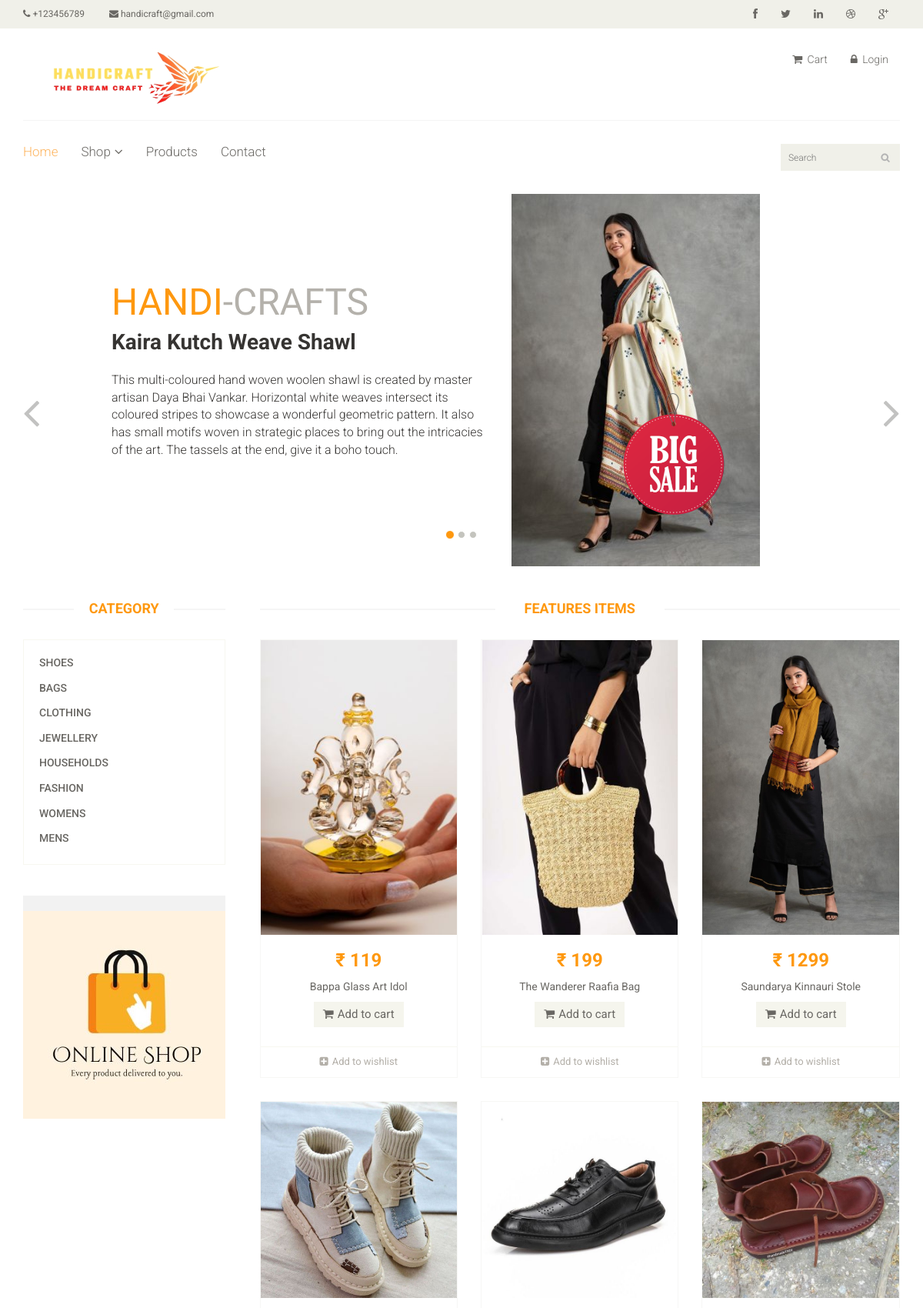
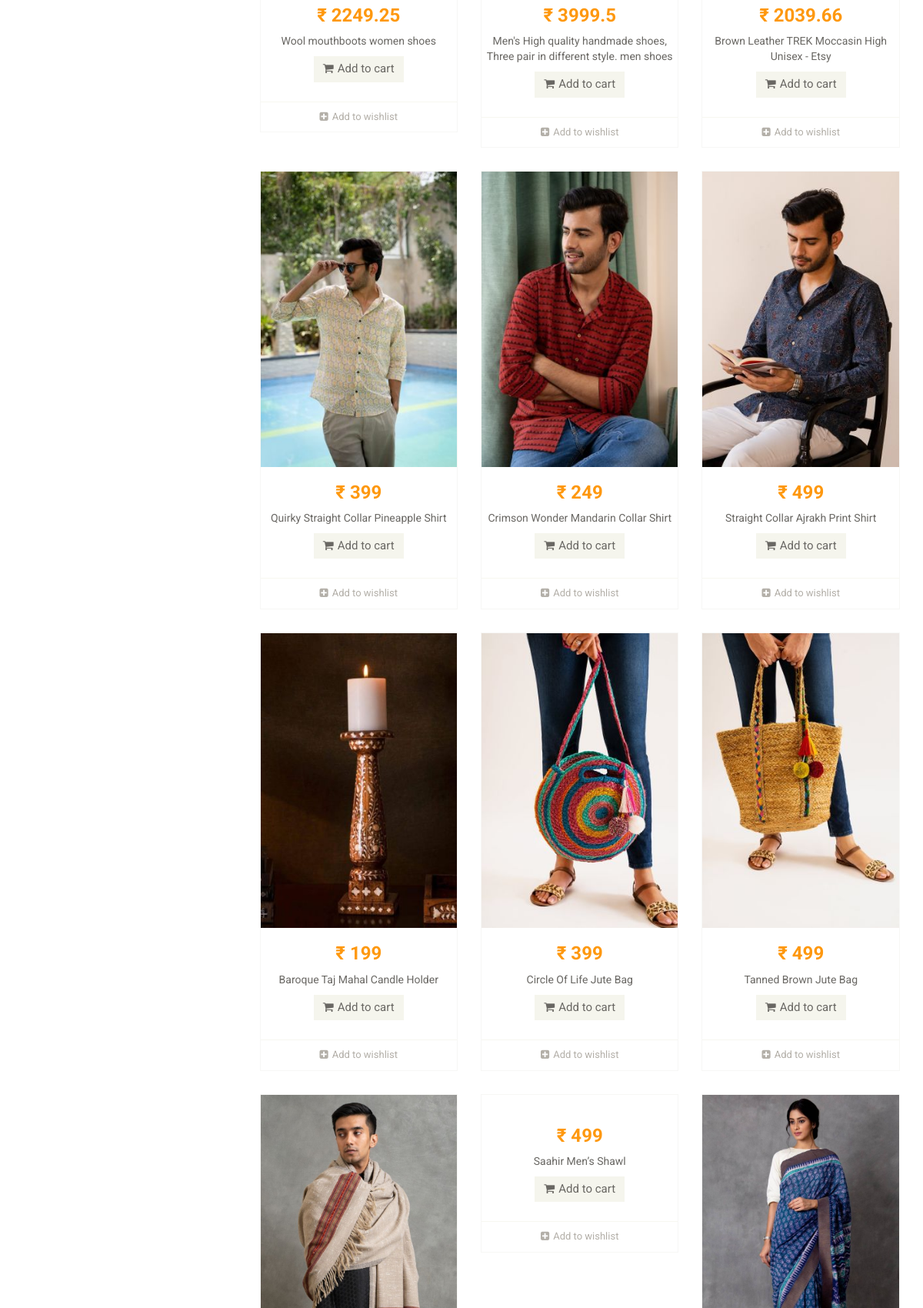
The page / (upper part) on the database its author committed (2 pictures, top to bottom).
### tables this page shows
CREATE TABLE `tblcategory` (
  `CATEGID` int(11) NOT NULL,
  `CATEGORIES` varchar(255) NOT NULL,
  `USERID` int(11) NOT NULL
);

CREATE TABLE `tblpromopro` (
  `PROMOID` int(11) NOT NULL,
  `PROID` int(11) NOT NULL,
  `PRODISCOUNT` double NOT NULL,
  `PRODISPRICE` double NOT NULL,
  `PROBANNER` tinyint(4) NOT NULL,
  `PRONEW` tinyint(4) NOT NULL
);

CREATE TABLE `tblproduct` (
  `PROID` int(11) NOT NULL,
  `PRODESC` varchar(255) DEFAULT NULL,
  `INGREDIENTS` varchar(255) NOT NULL,
  `PROQTY` int(11) DEFAULT NULL,
  `ORIGINALPRICE` double NOT NULL,
  `PROPRICE` double DEFAULT NULL,
  `CATEGID` int(11) DEFAULT NULL,
  `IMAGES` varchar(255) DEFAULT NULL,
  `PROSTATS` varchar(30) DEFAULT NULL,
  `OWNERNAME` varchar(90) NOT NULL,
  `OWNERPHONE` varchar(90) NOT NULL
);

### index.php (called while the page is built, shortened)
<?php
require_once("theme/templates.php");
?>

### include/database.php (called while the page is built, shortened)
<?php
class Database {
	var $sql_string = '';
	private $conn;
	public function open_connection() {
		$this->conn = mysqli_connect(server,user,pass);
		if(!$this->conn){
			echo "Problem in database connection! Contact administrator!";
			exit();
		}else{
			$db_select = mysqli_select_db($this->conn,database_name);
		}
	}
	function setQuery($sql='') {
		$this->sql_string=$sql;
	}
	function executeQuery() {
		$result = mysqli_query($this->conn,$this->sql_string);
		return $result;
	}
	private function confirm_query($result) {
		return $result;
	}
	function loadResultList( $key='' ) {
		$cur = $this->executeQuery();
		$array = array();
		while ($row = mysqli_fetch_object($cur)) {
			if ($key) {
				$array[$row->$key] = $row;
			} else {
				$array[] = $row;
			}
		}
		return $array;
	}
}
$mydb = new Database();
?>

### home.php (the view, shortened to what this page needs)
<section id="slider">
    <div class="container">
      <div class="row">
        <div class="col-sm-12">
          <div id="slider-carousel" class="carousel slide" data-ride="carousel">
            <ol class="carousel-indicators">
              <li data-target="#slider-carousel" data-slide-to="0" class="active"></li>
              <li data-target="#slider-carousel" data-slide-to="1"></li>
              <li data-target="#slider-carousel" data-slide-to="2"></li>
            </ol>
            <div class="carousel-inner">
              <div class="item active">
                <div class="col-sm-6">
                  <h1><span>HANDI</span>-CRAFTS</h1>
                  <h2>Kaira Kutch Weave Shawl</h2>
                  <p>This multi-coloured hand woven woolen shawl is created by master artisan Daya Bhai Vankar. Horizontal white weaves intersect its coloured stripes to showcase a wonderful geometric pattern. It also has small motifs woven in strategic places to bring out the intricacies of the art. The tassels at the end, give it a boho touch.</p>
                </div>
                <div class="col-sm-6">
                  <img src="images/home/girl01.jpg" class="girl img-responsive" alt="" />
                  <img src="images/home/bigsale.png"  class="pricing" alt="" />
                </div>
              </div>
            </div>
            <a href="#slider-carousel" class="left control-carousel hidden-xs" data-slide="prev">
              <i class="fa fa-angle-left"></i>
            </a>
            <a href="#slider-carousel" class="right control-carousel hidden-xs" data-slide="next">
              <i class="fa fa-angle-right"></i>
            </a>
          </div>
        </div>
      </div>
    </div>
  </section>
  <section>
    <div class="container">
      <div class="row">
        <div class="col-sm-3">
            <?php include 'sidebar.php'; ?>
        </div>
        <div class="col-sm-9 padding-right">
          <div class="features_items">
            <h2 class="title text-center">Features Items</h2>
            <?php
            $query = "SELECT * FROM `tblpromopro` pr , `tblproduct` p , `tblcategory` c
            WHERE pr.`PROID`=p.`PROID` AND  p.`CATEGID` = c.`CATEGID`  AND PROQTY>0 ";
            $mydb->setQuery($query);
            $cur = $mydb->loadResultList();
            foreach ($cur as $result) {
              ?>
               <form   method="POST" action="cart/controller.php?action=add">
            <div class="col-sm-4">
              <div class="product-image-wrapper">
                <div class="single-products">
                    <div class="productinfo text-center">
                      <img src="<?php  echo web_root.'admin/products/'. $result->IMAGES; ?>" alt="" />
                      <h2>&#8377 <?php  echo $result->PRODISPRICE; ?></h2>
                      <p><?php  echo    $result->PRODESC; ?></p>
                      <button type="submit" name="btnorder" class="btn btn-default add-to-cart"><i class="fa fa-shopping-cart"></i>Add to cart</button>
                    </div>
                    <div class="product-overlay">
                      <div class="overlay-content">
                      </div>
                    </div>
                </div>
                <div class="choose">
                  <ul class="nav nav-pills nav-justified">
                    <li>
                              <?php
                            if (isset($_SESSION['CUSID'])){
                              echo ' <a href="'.web_root. 'customer/controller.php?action=addwish&proid='.$result->PROID.'" title="Add to wishlist"><i class="fa fa-plus-square"></i>Add to wishlist</a></a>
                            ';
                             }else{
                               echo   '<a href="#" title="Add to wishlist" class="proid"  data-target="#smyModal" data-toggle="modal" data-id="'.  $result->PROID.'"><i class="fa fa-plus-square"></i>Add to wishlist</a></a>
                            ';
                            }
                            ?>
                    </li>
                  </ul>
                </div>
              </div>
            </div>
          </form>
       <?php  } ?>
          </div>
        </div>
      </div>
    </div>
  </section>

### sidebar.php
<div class="left-sidebar">
          <h2>Category</h2>
          <div class="panel-group category-products" id="accordian">
               <?php
                    $mydb->setQuery("SELECT * FROM `tblcategory`");
                    $cur = $mydb->loadResultList();
                   foreach ($cur as $result) {
                    echo ' <div class="categ panel panel-default">
                          <div class="panel-heading">
                            <h4 class="panel-title"><a href="index.php?q=product&category='.$result->CATEGORIES.'" >'.$result->CATEGORIES.'</a></h4>
                          </div>
                        </div>';
                    }
                ?>
          </div>
          <div class="shipping text-center">
            <img src="images/home/shop.jpg" alt="" />
          </div>
        </div>

### css/main.css (style rules this page uses)
body { font-family: 'Roboto', sans-serif; position: relative; font-weight: 400px; }
ul li { list-style: none; }
a { -webkit-transition: 300ms; transition: 300ms; }
h1, h2, h3, h4, h5, h6 { font-family: 'Roboto', sans-serif; }
#slider { padding-bottom: 45px; }
.carousel-indicators li { background: #C4C4BE; }
.carousel-indicators li.active { background: #FE980F; }
.item { padding-left: 100px; }
.pricing { position: absolute; right: 40%; top: 52%; }
.girl { margin-left: 0; }
.item h1 { color: #B4B1AB; font-family: abel; font-size: 48px; margin-top: 115px; }
.item h1 span { color: #FE980F; }
.item h2 { color: #363432; font-family: 'Roboto', sans-serif; font-size: 28px; font-weight: 700; margin-bottom: 22px; margin-top: 10px; }
.item p { color: #363432; font-size: 16px; font-weight: 300; font-family: 'Roboto', sans-serif; }
.control-carousel { position: absolute; top: 50%; font-size: 60px; color: #C2C2C1; }
.right { right: 0; }
.category-products { border: 1px solid #F7F7F0; margin-bottom: 35px; padding-bottom: 20px; padding-top: 15px; }
.left-sidebar h2, .brands_products h2 { color: #FE980F; font-family: 'Roboto', sans-serif; font-size: 18px; font-weight: 700; margin: 0 auto 30px; text-align: center; text-transform: uppercase; position: relative; z-index: 3; }
.left-sidebar h2:after, h2.title:after { content: " "; position: absolute; border: 1px solid #f5f5f5; bottom: 8px; left: 0; width: 100%; height: 0; z-index: -2; }
.left-sidebar h2:before { content: " "; position: absolute; background: #fff; bottom: -6px; width: 130px; height: 30px; z-index: -1; left: 50%; margin-left: -65px; }
h2.title:before { content: " "; position: absolute; background: #fff; bottom: -6px; width: 220px; height: 30px; z-index: -1; left: 50%; margin-left: -110px; }
.category-products .panel { background-color: #FFFFFF; border: 0px; border-radius: 0px; -webkit-box-shadow: none; box-shadow: none; margin-bottom: 0px; }
.category-products .panel-default .panel-heading { background-color: #FFFFFF; border: 0 none; color: #FFFFFF; padding: 5px 20px; }
.category-products .panel-default .panel-heading .panel-title a { color: #696763; font-family: 'Roboto', sans-serif; font-size: 14px; text-decoration: none; text-transform: uppercase; }
.shipping { background-color: #F2F2F2; margin-top: 40px; overflow: hidden; padding-top: 20px; position: relative; }
.padding-right { padding-right: 0; }
.features_items { overflow: hidden; }
h2.title { color: #FE980F; font-family: 'Roboto', sans-serif; font-size: 18px; font-weight: 700; margin: 0 15px; text-transform: uppercase; margin-bottom: 30px; position: relative; }
.product-image-wrapper { border: 1px solid #F7F7F5; overflow: hidden; margin-bottom: 30px; }
.single-products { position: relative; }
.productinfo h2 { color: #FE980F; font-family: 'Roboto', sans-serif; font-size: 24px; font-weight: 700; }
.productinfo p { font-family: 'Roboto', sans-serif; font-size: 14px; font-weight: 400; color: #696763; }
.productinfo img { width: 100%; }
.productinfo { position: relative; }
.product-overlay { background: rgba(254, 152, 15, .8); top: 0; display: none; height: 0; position: absolute; -webkit-transition: height 500ms ease 0s; transition: height 500ms ease 0s; width: 100%; display: block; }
.product-overlay .overlay-content { bottom: 0; position: absolute; bottom: 0; text-align: center; width: 100%; }
.add-to-cart { background: #F5F5ED; border: 0 none; border-radius: 0; color: #696763; font-family: 'Roboto', sans-serif; font-size: 15px; margin-bottom: 25px; }
.add-to-cart i { margin-right: 5px; }
.choose { border-top: 1px solid #F7F7F0; }
.choose ul li a { color: #B3AFA8; font-family: 'Roboto', sans-serif; font-size: 13px; padding-left: 0; padding-right: 0; }
.choose ul li a i { margin-right: 5px; }

### rows shown on the page
tblcategory: CATEGORIES "SHOES"
tblcategory: CATEGORIES "BAGS"
tblcategory: CATEGORIES "CLOTHING"
tblcategory: CATEGORIES "JEWELLERY"
tblcategory: CATEGORIES "HOUSEHOLDS"
tblcategory: CATEGORIES "FASHION"
tblcategory: CATEGORIES "WOMENS"
tblcategory: CATEGORIES "MENS"
tblpromopro: PROID.IMAGES (picture), PRODISPRICE "119", PROID.PRODESC "Bappa Glass Art Idol"
tblpromopro: PROID.IMAGES (picture), PRODISPRICE "199", PROID.PRODESC "The Wanderer Raafia Bag"
tblpromopro: PROID.IMAGES (picture), PRODISPRICE "1299", PROID.PRODESC "Saundarya Kinnauri Stole"
tblpromopro: PROID.IMAGES (picture), PRODISPRICE "2249.25", PROID.PRODESC "Wool mouthboots women shoes"
tblpromopro: PROID.IMAGES (picture), PRODISPRICE "3999.5", PROID.PRODESC "Men's High quality handmade shoes, Three pair in different style. men shoes"
tblpromopro: PROID.IMAGES (picture), PRODISPRICE "2039.66", PROID.PRODESC "Brown Leather TREK Moccasin High Unisex - Etsy"
tblpromopro: PROID.IMAGES (picture), PRODISPRICE "399", PROID.PRODESC "Quirky Straight Collar Pineapple Shirt"
tblpromopro: PROID.IMAGES (picture), PRODISPRICE "249", PROID.PRODESC "Crimson Wonder Mandarin Collar Shirt"
tblpromopro: PROID.IMAGES (picture), PRODISPRICE "499", PROID.PRODESC "Straight Collar Ajrakh Print Shirt"
tblpromopro: PROID.IMAGES (picture), PRODISPRICE "199", PROID.PRODESC "Baroque Taj Mahal Candle Holder"
tblpromopro: PROID.IMAGES (picture), PRODISPRICE "399", PROID.PRODESC "Circle Of Life Jute Bag"
tblpromopro: PROID.IMAGES (picture), PRODISPRICE "499", PROID.PRODESC "Tanned Brown Jute Bag"
tblpromopro: PROID.IMAGES (picture)
tblpromopro: PRODISPRICE "499", PROID.PRODESC "Saahir Men’s Shawl"
tblpromopro: PROID.IMAGES (picture)
